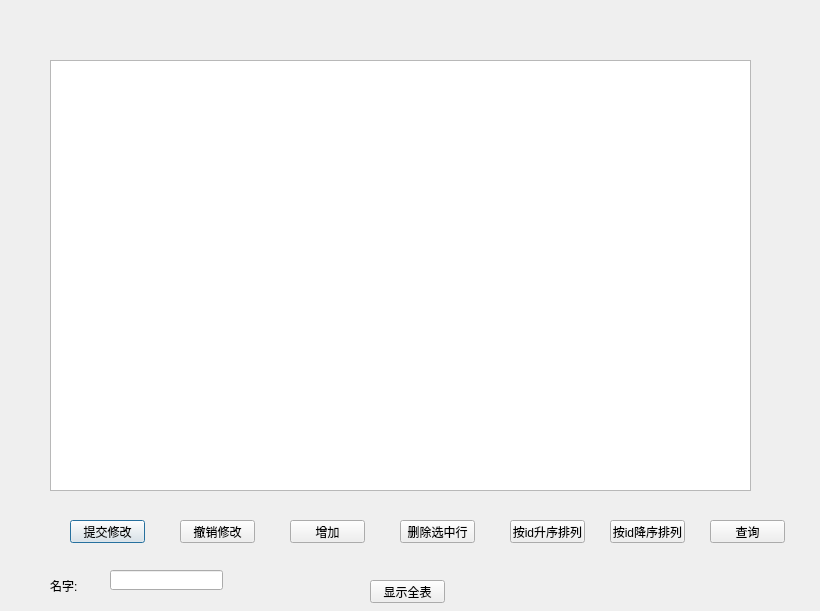
<?xml version="1.0" encoding="UTF-8"?>
<ui version="4.0">
 <class>Stream_manageer</class>
 <widget class="QDialog" name="Stream_manageer">
  <property name="geometry">
   <rect>
    <x>0</x>
    <y>0</y>
    <width>820</width>
    <height>611</height>
   </rect>
  </property>
  <property name="windowTitle">
   <string>Dialog</string>
  </property>
  <widget class="QPushButton" name="pushButton">
   <property name="geometry">
    <rect>
     <x>70</x>
     <y>520</y>
     <width>75</width>
     <height>23</height>
    </rect>
   </property>
   <property name="text">
    <string>提交修改</string>
   </property>
  </widget>
  <widget class="QPushButton" name="pushButton_2">
   <property name="geometry">
    <rect>
     <x>180</x>
     <y>520</y>
     <width>75</width>
     <height>23</height>
    </rect>
   </property>
   <property name="text">
    <string>撤销修改</string>
   </property>
  </widget>
  <widget class="QPushButton" name="pushButton_3">
   <property name="geometry">
    <rect>
     <x>290</x>
     <y>520</y>
     <width>75</width>
     <height>23</height>
    </rect>
   </property>
   <property name="text">
    <string>增加</string>
   </property>
  </widget>
  <widget class="QPushButton" name="pushButton_4">
   <property name="geometry">
    <rect>
     <x>400</x>
     <y>520</y>
     <width>75</width>
     <height>23</height>
    </rect>
   </property>
   <property name="text">
    <string>删除选中行</string>
   </property>
  </widget>
  <widget class="QPushButton" name="pushButton_5">
   <property name="geometry">
    <rect>
     <x>510</x>
     <y>520</y>
     <width>75</width>
     <height>23</height>
    </rect>
   </property>
   <property name="text">
    <string>按id升序排列</string>
   </property>
  </widget>
  <widget class="QPushButton" name="pushButton_6">
   <property name="geometry">
    <rect>
     <x>610</x>
     <y>520</y>
     <width>75</width>
     <height>23</height>
    </rect>
   </property>
   <property name="text">
    <string>按id降序排列</string>
   </property>
  </widget>
  <widget class="QPushButton" name="pushButton_7">
   <property name="geometry">
    <rect>
     <x>710</x>
     <y>520</y>
     <width>75</width>
     <height>23</height>
    </rect>
   </property>
   <property name="text">
    <string>查询</string>
   </property>
  </widget>
  <widget class="QTableView" name="tableView">
   <property name="geometry">
    <rect>
     <x>50</x>
     <y>60</y>
     <width>701</width>
     <height>431</height>
    </rect>
   </property>
  </widget>
  <widget class="QPushButton" name="pushButton_8">
   <property name="geometry">
    <rect>
     <x>370</x>
     <y>580</y>
     <width>75</width>
     <height>23</height>
    </rect>
   </property>
   <property name="text">
    <string>显示全表</string>
   </property>
  </widget>
  <widget class="QLineEdit" name="lineEdit">
   <property name="geometry">
    <rect>
     <x>110</x>
     <y>570</y>
     <width>113</width>
     <height>20</height>
    </rect>
   </property>
  </widget>
  <widget class="QLabel" name="label">
   <property name="geometry">
    <rect>
     <x>50</x>
     <y>580</y>
     <width>54</width>
     <height>12</height>
    </rect>
   </property>
   <property name="text">
    <string>名字:</string>
   </property>
  </widget>
 </widget>
 <resources/>
 <connections/>
</ui>
